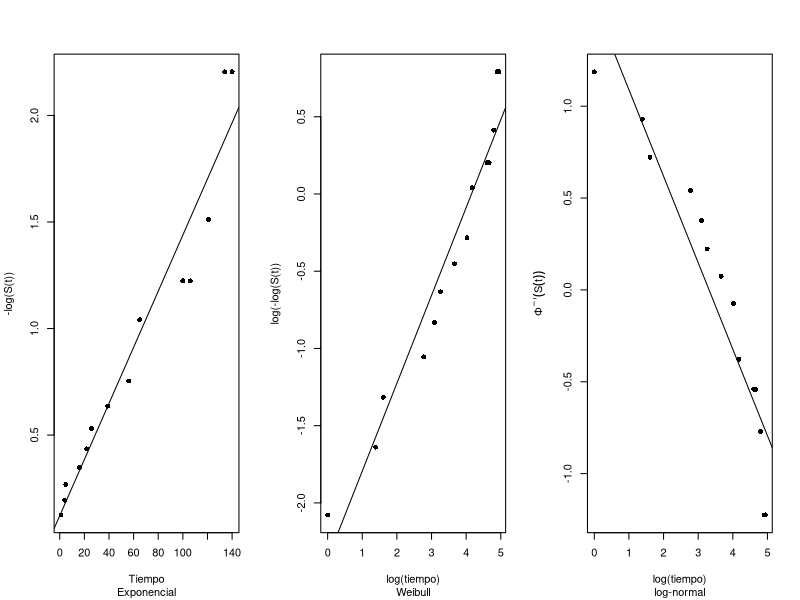
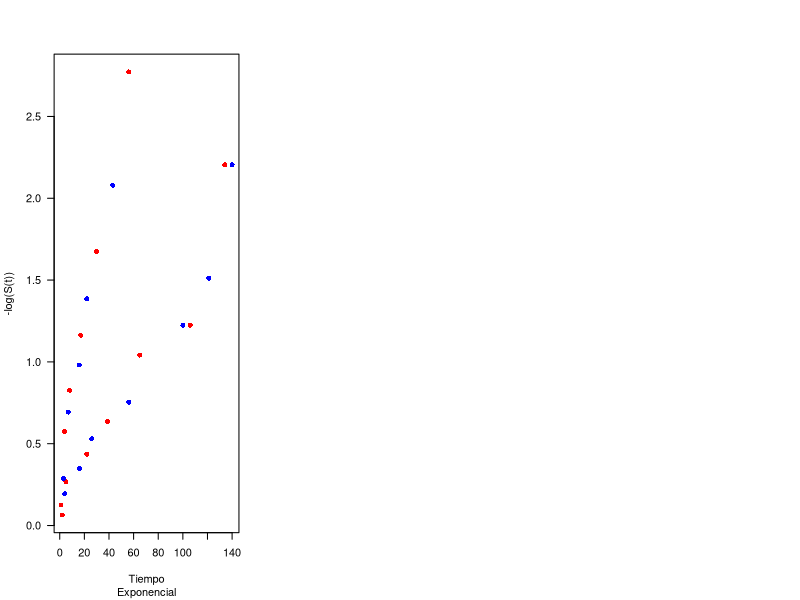

Write the R code that produced these figures, in order.
## ---- chunk 1
 # Estimacion de la sobrevida va Kaplan-Meier (EKM)
 t<-c(65,100,134,16,121,4,39,56,26,22,1,1,5,65,140,106,121)
 cen<-c(rep(1,14),rep(0,3))
 cgb<-c(2.3,0.75,4.3,2.6,6.0,10.5,10.0,17.0,5.4,7.0,9.4,32.0,35.0,100.0,100.0,52.0,100.0)
 datos<-cbind(t,cen,cgb)
 require(survival)
 datos<-as.data.frame(datos)
 i<-order(datos$t)
 datos<-datos[i,]
 ekm<-survfit(Surv(datos$t,datos$cen)~1)
 st<-ekm$surv
 tekm<-ekm$time
 inv_Phi<-qnorm(st) ### to build the lognormal
 # Graficas de probabilidad
 par(mfrow=c(1,3))
 plot(tekm, -log(st),pch=16,xlab="Tiempo",sub="Exponencial", ylab="-log(S(t))")
 abline(lm(-log(st)~tekm))
 plot(log(tekm),log(-log(st)),pch=16,xlab="log(tiempo)",sub="Weibull",ylab="log(-log(S(t))")
 abline(lm(log(-log(st))~log(tekm)))
 plot(log(tekm),inv_Phi,pch=16,xlab="log(tiempo)",sub="log-normal",ylab=expression(Phi^-1 * (S(t))))
 abline(lm(inv_Phi~log(tekm)))
## ---- chunk 2
reg_exp<-survreg(Surv(datos$t, datos$cen)~datos$cgb, dist='exponential')

reg_weibull<-survreg(Surv(datos$t, datos$cen)~datos$cgb, dist='weibull')

alpha<-1/reg_weibull$scale


reg_lognormal<-survreg(Surv(datos$t, datos$cen)~datos$cgb,dist='lognormal')

## ---- chunk 3

t<-c(65,100,134,16,121,4,39,56,26,22,1,1,5,65,140,106,121,56,65,17,7,16,22,3,4,2,3,8,4,3,30,4,43)
cen<-c(rep(1,14),rep(0,3),rep(1,16))
cgb<-c(2.3,0.75,4.3,2.6,6.0,10.5,10.0,17.0,5.4,7.0,9.4,32.0,35.0,100.0,100.0,52.0,100.0,4.4,3.0,4.0,1.5,9.0,5.3,10.0,19.0,27.0,28.0,31.0,26.0,21.0,79.0,100.0,100.0)
AG<-c(rep(0,17),rep(1,16))

## ---- chunk 4

km.model <- survfit(Surv(t,cen) ~ AG)
st<-km.model$surv
tekm<-km.model$time
plot(tekm, -log(st),pch=16,xlab="Tiempo",sub="Exponencial", ylab="-log(S(t))", col=c("red", "blue"), lwd = 2, las=1)

## ---- chunk 5

t<-c(65,100,134,16,121,4,39,56,26,22,1,1,5,65,140,106,121)
t2<-c(56,65,17,7,16,22,3,4,2,3,8,4,3,30,4,43)

cen1<-c(rep(1,14),rep(0,3))
cen2 <- rep(1,16)
AG0<-rep(0,17)
AG1 <- rep(1,16)

cgb1 <- c(2.3,4.3,2.6,6.0,10.0,17.0,5.4,9.4,32.0,
35.0,100.0,100.0,52.0,100.0,0.75,10.5,7.0)

cgb2 <- c(4.4,3.0,4.0,1.5,9.0,5.3,10.0,19.0,27.0,28.0,31.0,26.0,21.0,79.0,100.0,100.0)

km.AG0<- survfit(Surv(t,cen1)~1)

st0<-km.AG0$surv
tekm0<-km.AG0$time

km.AG1 <- survfit(Surv(t2,cen2)~1)

st1<-km.AG1$surv
tekm1<-km.AG1$time


t <- c(t,t2)
cen <- c(cen1, cen2)
AG <- c(AG0, AG1)



cgb <- c(cgb1,cgb2)

## ---- chunk 6

m<-(cbind(t,cen,AG,cgb))

## ---- chunk 7
reg_exp1<-survreg(Surv(t, cen)~1, dist='exponential')
reg_exp1
reg_exp1$loglik

print("--------------------------------------------------------")
reg_exp2<-survreg(Surv(t, cen)~cgb, dist='exponential')
reg_exp2
reg_exp2$loglik
print("--------------------------------------------------------")
reg_exp3<-survreg(Surv(t, cen)~AG, dist='exponential')
reg_exp3
reg_exp3$loglik
print("--------------------------------------------------------")
reg_exp4<-survreg(Surv(t, cen)~cgb+AG, dist='exponential')
reg_exp4
reg_exp4$loglik
print("--------------------------------------------------------")
reg_exp5<-survreg(Surv(t, cen)~cgb+AG+cgb*AG, dist='exponential')
reg_exp5
reg_exp5$loglik
